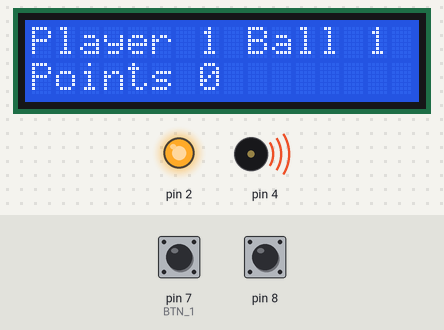
Simulated run of this sketch. Board: Arduino Uno, built with avr-gcc and run on an emulated ATmega328P. On the bench: 16×2 character LCD, output pins drawn as LEDs (lit = HIGH), buzzer (waves = sounding). The test bench sets the inputs (shaded band); at power-on: pin 7 (BTN_1) HIGH, pin 8 HIGH. What the sketch prints to the serial monitor is not drawn.

Above: at 1.2 s.
1.3 s: pin 7 (BTN_1) pulled LOW for 0.15 s
At 3.3 s:
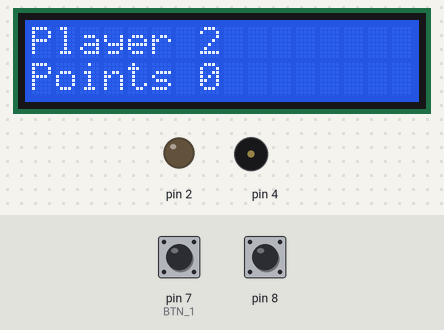
4.4 s: pin 8 pulled LOW for 0.15 s
At 4.8 s:
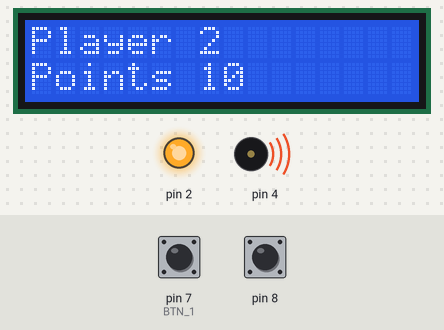
5.1 s: pin 7 (BTN_1) pulled LOW for 1 s
At 7.4 s:
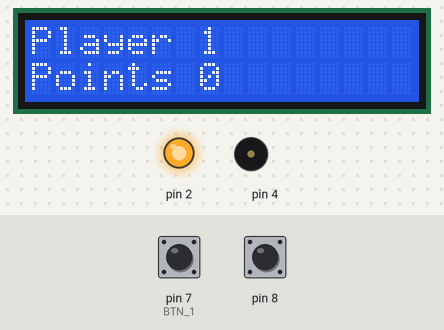
8.3 s: pin 8 pulled LOW for 1 s
At 9.85 s:
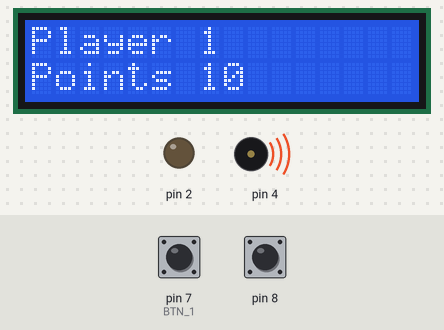
9.9 s: pin 7 (BTN_1) pulled LOW for 3.2 s
At 13.7 s:
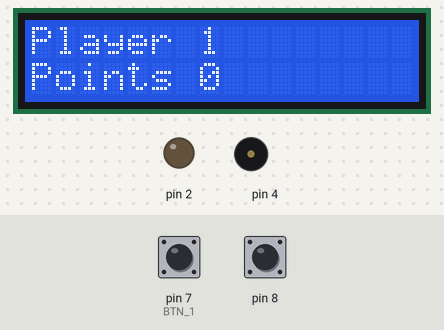
14.6 s: pin 8 pulled LOW for 3.2 s
At 19.1 s:
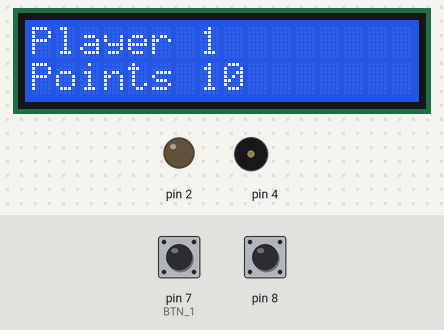
Timing chart, 0 to 19.4 s (numbered marks = the images above; inputs shaded):
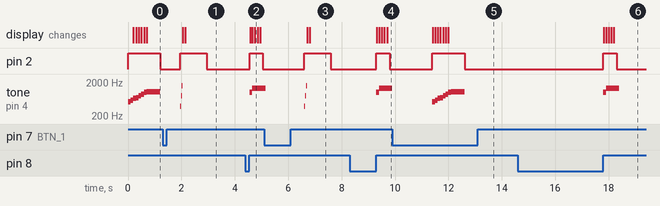

The sketch:

Arduino.ino
```cpp
#include "Led.h"
#include "Button.h"
#include "Buzzer.h"
#include "Bumper.h"
#include <LiquidCrystal_I2C.h>

// Defines
#define BMP_1 8
#define BTN_1 7
#define BUZZ_1 4
#define LED_1 2

struct Player {
    String name;
    int points;
};

struct LcdState {
    bool redraw = false;
    bool displayOn = true;
    int flashCount = 0;
    unsigned long lastFlash;
};

struct Note startMelody[] = { {NOTE_C5, 100}, {NOTE_D5, 100}, {NOTE_E5, 100}, {NOTE_F5, 100}, {NOTE_G5, 100}, {NOTE_A5, 100}, {NOTE_B5, 100}, {NOTE_C6, 500} };
struct Note pointsMelody[] = { {NOTE_E5, 100}, {NOTE_CS5, 100}, {NOTE_A4, 100} };
struct Note coinMelody[] = { {NOTE_B5, 100}, {NOTE_E6, 500} };
struct Note oneUpMelody[] = { {NOTE_E6, 125}, {NOTE_G6, 125}, {NOTE_E7, 125}, {NOTE_C7, 125}, {NOTE_D7, 125}, {NOTE_G7, 125} };
struct Note fireMelody[] = { {NOTE_G4, 35}, {NOTE_G5, 35}, {NOTE_G6, 35} };

const int FlashDelay = 100;
const String Points = "Points X";

// Instantiate Classes
Led led1(LED_1);
Button btn1(BTN_1);
Buzzer buzz1(BUZZ_1);
Bumper bmp1(BMP_1);
LiquidCrystal_I2C lcd(0x27,16,2); // set the LCD address to 0x27 for a 16 chars and 2 line display

Player player1 = { "Player 1", 0 };
Player player2 = { "Player 2", 0 };
bool isPlayer1Turn = true;

LcdState lcdState;

// the setup function runs once when you press reset or power the board
void setup() {

  // Setup serial for logging
  Serial.begin(9600);

  logInfo("App: Start");

  buzz1.playMelody(startMelody, ARRAY_LEN(startMelody));

  led1.flash(1200);

  lcdInit();

  lcdDraw(player1.name + " Ball 1", getPlayerPoints(player1.points));

  lcdState.flashCount = 7;
  lcdState.lastFlash = millis();

}

// the loop function runs over and over again forever
void loop() {

  // Update routines
  led1.update();
  btn1.update();
  buzz1.update();
  bmp1.update();
  lcdUpdate();

  if(bmp1.getWasShortHit()){
    logInfo("WasShortHit");
    led1.flashShort();
    buzz1.playMelody(coinMelody, ARRAY_LEN(coinMelody));

    lcdState.flashCount = 4;
    lcdState.lastFlash = millis();

    lcdState.redraw = true;
    if(isPlayer1Turn == true){
      player1.points = player1.points + 10;
    } else {
      player2.points = player2.points + 10;
    }
  }

  if(btn1.getWasShortPressed()){
    logInfo("WasShortPressed");
    led1.flashLong();
    buzz1.playMelody(fireMelody, ARRAY_LEN(fireMelody));

    lcdState.flashCount = 2;
    lcdState.lastFlash = millis();

    lcdState.redraw = true;
    isPlayer1Turn = !isPlayer1Turn;
  }

  if(btn1.getIsLongPressing()){
    logInfo("IsLongPressing");
    led1.flash(1200);
    buzz1.playMelody(startMelody, ARRAY_LEN(startMelody));

    lcdState.flashCount = 7;
    lcdState.lastFlash = millis();

    lcdState.redraw = true;
    if(isPlayer1Turn == true){
      player1.points = 0;
    } else {
      player2.points = 0;
    }
  }

}

// Logging functions for ease
void logInfo(String message){
  // New line
  Serial.println(message);
}

void lcdUpdate() {

  // Now to ensure all time the same
  unsigned long now =  millis();

  if(lcdState.flashCount > 0 && ((now - lcdState.lastFlash) >= FlashDelay)){
    if(lcdState.displayOn == true){
      lcd.noDisplay();
      lcdState.displayOn = false;
    } else {
      lcd.display();
      lcdState.displayOn = true;
    }
    lcdState.lastFlash = now;
    lcdState.flashCount--;
  } else if(lcdState.flashCount <= 0){
    lcd.display();
    lcdState.flashCount = 0;
    lcdState.displayOn = true;
  }

  if(lcdState.redraw == true){
    lcdClear();
    if(isPlayer1Turn == true){
      lcdDraw(player1.name, getPlayerPoints(player1.points));
    } else {
      lcdDraw(player2.name, getPlayerPoints(player2.points));
    }
    lcdState.redraw = false;
  }
}

void lcdInit(){
  // initialize the lcd
  lcd.init();
  lcd.backlight();
}

void lcdClear(){
  lcd.clear();
}

void lcdDraw(String line1, String line2){
  lcd.setCursor(0,0);
  lcd.print(line1);
  lcd.setCursor(0,1);
  lcd.print(line2);
}

String getPlayerPoints(int points){
  String x = Points;
  x.replace("X", (String)points);
  return x;
}
```

Button.cpp
```cpp
#include "Button.h"

// Button Constants
const int LONG_PRESS_TIME = 1500;
const int DBL_PRESS_TIME = 500;
const int DEBOUNCE_DELAY = 1000;

// Constructor
Button::Button(byte pin) {
  this->_pin = pin;
  this->_lastState = HIGH;
  this->_lastDblPressed = millis();
  _init();
}

// Initialize
void Button::_init() {
  pinMode(_pin, INPUT_PULLUP);
  update();
}

// Update and set event flags
void Button::update() {

  // Now to ensure all time the same
  unsigned long now =  millis();

  // Reset all event flags
  _wasShortPressed = false;
  _wasLongPressed = false;
  _wasDblPressed = false;
  _isLongPressing = false;

  // Update the pin status => current state
  int currentState = digitalRead(_pin);

  // Handle button change states
  if(_lastState == HIGH && currentState == LOW){
    // Button is pressed

    // Pressed time for Long press and dbl press
    unsigned long currentPressedTime = now;

    // Update the last pressed time
    _lastPressTime = currentPressedTime;

    // ?
    _singlePressDetected = false;

  } else if(_lastState == LOW && currentState == HIGH) {
    // button is released

    // Released time for longPress
    unsigned long currentReleasedTime = now;

    // Check which type or press/release it is
    if (currentReleasedTime - _lastPressTime >= LONG_PRESS_TIME){
      // Was Long pressed
      _wasLongPressed = true;

      // ?
      _singlePressDetected = false;
    } else {
      // Was Short pressed and debounced

      // Check if dbl pressed
      if (_lastReleasedTime != 0 && currentReleasedTime - _lastReleasedTime < DBL_PRESS_TIME && _debounced(_lastDblPressed)) {
        // Dbl Pressed
        _wasDblPressed = true;
        _singlePressDetected = false;
        _lastReleasedTime = 0;
        _lastDblPressed = now;
      } else {
        // Could be single pressed
        _singlePressDetected = true;
      }
    }

    // Update last released state
    _lastReleasedTime = currentReleasedTime;

  }

  // Checck for state change
  if(currentState != _lastState){
    // State changed, longPressing avaible again
    _longPressReset = true;
  }

  // Check if not dbl press, set single //check if 500ms have passed with no second button press
  if (_singlePressDetected == true && _wasDblPressed == false && _wasLongPressed == false && _lastReleasedTime != 0 && (now - _lastReleasedTime >= DBL_PRESS_TIME)  && _debounced(_lastDblPressed)) {
    // Single press
    _wasShortPressed = true;
    _singlePressDetected = false;
  }

  // Check for long presssing
  if(currentState == LOW) {
    // Pressing
    long pressDuration = now - _lastPressTime;

    // Check if pressDuration is long, and Reset flag true
    if( pressDuration > LONG_PRESS_TIME && _longPressReset == true ) {
      // Long Pressing
        _isLongPressing = true;

        // Reset flag flase until state changed again
        _longPressReset = false;
    }
  }

  // Save the currentstate as the last state for next update
  _lastState = currentState;
}

bool Button::getIsPressing() {
  return (_lastState == LOW);
}

bool Button::getWasShortPressed() {
  return _wasShortPressed;
}

bool Button::getWasDblPressed(){
  return _wasDblPressed;
}

bool Button::getWasLongPressed() {
  return _wasLongPressed;
}

bool Button::getIsLongPressing() {
  return _isLongPressing;
}

bool Button::_debounced(unsigned long time){
  return ((millis() - time) > DEBOUNCE_DELAY);
}
```

Button.h
```cpp
#ifndef MY_BUTTON_H
#define MY_BUTTON_H

#include <Arduino.h>

class Button {

  private:
    byte _pin;
    int _lastState = HIGH;
    unsigned long _lastPressTime = 0;
    unsigned long _lastReleasedTime = 0;
    unsigned long _lastDblPressed;
    bool _singlePressDetected = false;
    bool _longPressReset = true;
    bool _wasShortPressed = false;
    bool _wasDblPressed = false;
    bool _wasLongPressed = false;
    bool _isLongPressing = false;
    void _init();
    bool _debounced(unsigned long time);

  public:
    Button(byte pin);
    void update();
    bool getIsPressing();
    bool getWasShortPressed();
    bool getWasDblPressed();
    bool getWasLongPressed();
    bool getIsLongPressing();
};

#endif
```

Buzzer.cpp
```cpp
#include "Buzzer.h"

// Constructor
Buzzer::Buzzer(byte pin) {
  this->_pin = pin;
}

// Initialize the Buzzer
void Buzzer::_init() {
  // Ensure it is off
  noTone(_pin);
}

// Turn Off
void Buzzer::off() {
  // Turn off tone
  noTone(_pin);
}

// Play Tone
void Buzzer::playNote(int frequency, int duration = 0) {

  off();

  if(duration == 0){
    // Play until off
    tone(_pin, frequency);
  } else {
    // Play for duration built in async
    tone(_pin, frequency, duration);
  }

}

void Buzzer::playMelodySync(struct Note notes[], int size) {

  // Ensure its off and defaults
  off();
  _index = -1;
  _size = 0;

  // Loop
  for (int i = 0; i < size; i++) {

    // Get the current itterations note
    int frequency = notes[i].frequency;
    int duration = notes[i].duration;

    if(frequency != 0){
      // Play note
      playNote(frequency, duration);
      // Pause for duration
      delay(duration);
    } else {
      delay(duration);
    }
  }
}

void Buzzer::playMelody(struct Note notes[], int size){

  // Array length
  _size = size;
  _startMillis = millis();
  _index = 0;
  _notes = notes;
  off();

  // First note
  int frequency = notes[_index].frequency;
  int duration = notes[_index].duration;

  playNote(frequency, duration);

}

// Update Routine
void Buzzer::update(){

  // Check if Playing
  if(_index >= 0 && _index < _size){
    // Playing Melody

    // Get current Time
    unsigned long now = millis();

    int duration = _notes[_index].duration;

    if(now - _startMillis >= duration){
      // Time to change

      int nextFrequency = 0;
      _index++;

      // index of next note to play
      if(_index < _size){
        nextFrequency = _notes[_index].frequency;
        duration = _notes[_index].duration;
      }

       // Prepare for next
      _startMillis = now;

      if(nextFrequency == 0){
        off();
      } else {
        playNote(nextFrequency, duration);
      }
    }
  }


}
```

Buzzer.h
```cpp
#ifndef MY_BUZZER_H
#define MY_BUZZER_H

#include <Arduino.h>
#include "Pitches.h"

#define ARRAY_LEN(array) (sizeof(array)/sizeof(array[0]))

struct Note {
    int frequency;
    int duration;
};


class Buzzer {

  private:
    byte _pin;
    unsigned long _startMillis;
    int _index = -1;
    int _size = 0;
    void _init();
    struct Note *_notes;

  public:
    // Constructor Method
    Buzzer(byte pin);
    // Update Routine
    void update();

    // Turn on
    void playNote(int frequency, int duration = 0);
    // Turn off
    void off();

    void playMelodySync(Note notes[], int size);
    void playMelody(Note notes[], int size);

};

#endif
```

Constants.h
```cpp
const int ONE_SECOND = 1000;
const int ONE_HALF_SECOND = 500;
```

Led.cpp
```cpp
#include "Led.h"

// Constructor
Led::Led(byte pin) {
  this->_pin = pin;
  this->_state = LOW;
  this->_isLongFlash = false;
  this->_isShortFlash = false;
  this->_isCustom = false;
  this->_isSteady = false;
  this->_isBlink = false;
  _init();
}

// Initialize the LED
void Led::_init() {
  // Setup Pin for output to drive LED
  pinMode(_pin, OUTPUT);
  // Ensure it is off
  off();
}

// Turn LED On
void Led::_on() {
  // Set the state
  _state = HIGH;
  // Write state to pin
  _writeState();
}

// Turn LED On
void Led::_off() {
  // Set the state
  _state = LOW;
  // Write state to pin
  _writeState();
}

// Turn LED On
void Led::on() {
  _isSteady = true;
  _on();
}

// Turn LED Off
void Led::off() {
  _isShortFlash = false;
  _isLongFlash = false;
  _isSteady = false;
  _isBlink = false;
  _isBlinkFast = false;
  _isCustom = false;
  _off();
}

// Write the state to the Pin
void Led::_writeState() {
  digitalWrite(_pin, _state);
}

// Blink with delay
void Led::flashShortSync() {
   _on();
   delay(ONE_HALF_SECOND);
   _off();
}

// Blick without delay
void Led::flashShort() {
  _isShortFlash = true;
  _isLongFlash = false;
  _isSteady = false;
  _isBlink = false;
  _isCustom = false;
  _isBlinkFast = false;
  _on();

   // Store the time it was turned of
   _onMillis = millis();
}

// Blink with delay
void Led::flashLongSync() {
   _on();
   delay(ONE_SECOND);
   _off();
}

// Blick without delay
void Led::flashLong() {
  _isShortFlash = false;
  _isLongFlash = true;
  _isSteady = false;
  _isBlink = false;
  _isCustom = false;
  _isBlinkFast = false;
   _on();

   // Store the time it was turned of
   _onMillis = millis();
}

void Led::flash(int ms) {
  _custom = ms;
   // Store the time it was turned of
   _onMillis = millis();
   _isShortFlash = false;
  _isLongFlash = false;
  _isSteady = false;
  _isBlink = false;
  _isCustom = true;
  _isBlinkFast = false;

  _on();
}

void Led::blink() {
   // Store the time it was turned of
   _onMillis = millis();
   _isShortFlash = false;
  _isLongFlash = false;
  _isSteady = false;
  _isBlink = true;
  _isCustom = false;
  _isBlinkFast = false;

  _on();
}

void Led::blinkFast() {
   // Store the time it was turned of
   _onMillis = millis();
   _isShortFlash = false;
  _isLongFlash = false;
  _isSteady = false;
  _isBlink = false;
  _isBlinkFast = true;
  _isCustom = false;

  _on();
}

// Get the state of the LED as bool
bool Led::isOn() {
  return (_state == HIGH);
}

// Update the LED
void Led::update(){

  // Get current Time
  unsigned long now = millis();

  if(_isShortFlash){
    // If longer than Blink time, turn off
    if (now - _onMillis >= ONE_HALF_SECOND) {
      off();
      _isShortFlash = false;
    }
  } else if(_isLongFlash) {
    // If longer than Blink time, turn off
    if (now - _onMillis >= ONE_SECOND) {
      off();
      _isLongFlash = false;
    }
  } else if(_isBlink) {
    // If longer than Blink time, turn off
    if (now - _onMillis >= ONE_SECOND) {
      _onMillis = now;
      if(isOn() == true){
        _off();
      } else {
        _on();
      }
    }
  } else if(_isBlinkFast) {
    // If longer than BlinkFast time, turn off
    if (now - _onMillis >= ONE_HALF_SECOND) {
      _onMillis = now;
      if(isOn() == true){
        _off();
      } else {
        _on();
      }
    }
  } else if(_isCustom) {
    // If longer than Blink time, turn off
    if (now - _onMillis >= _custom) {
      _off();
      _isCustom = false;
    }
  }

}
```

Led.h
```cpp
#ifndef MY_LED_H
#define MY_LED_H

#include <Arduino.h>
#include "Constants.h"

class Led {

  private:
    byte _pin;
    byte _state;
    bool _isShortFlash;
    bool _isLongFlash;
    bool _isSteady;
    bool _isBlink;
    bool _isBlinkFast;
    bool _isCustom;
    int _custom;
    unsigned long _onMillis;
    void _init();
    void _writeState();
    void _on();
    void _off();

  public:
    // Constructor Method
    Led(byte pin);
    // Update LED Routine
    void update();
    // Get the state of the LED
    bool isOn();
    // Turn LED on
    void on();
    // Turn LED off
    void off();

    void flashShort();
    void flashShortSync();
    void flashLong();
    void flashLongSync();
    void flash(int ms);
    void blink();
    void blinkFast();

};

#endif
```

Pitches.h
```cpp
/*************************************************
 * Public Constants
 *************************************************/

#define NOTE_B0  31
#define NOTE_C1  33
#define NOTE_CS1 35
#define NOTE_D1  37
#define NOTE_DS1 39
#define NOTE_E1  41
#define NOTE_F1  44
#define NOTE_FS1 46
#define NOTE_G1  49
#define NOTE_GS1 52
#define NOTE_A1  55
#define NOTE_AS1 58
#define NOTE_B1  62
#define NOTE_C2  65
#define NOTE_CS2 69
#define NOTE_D2  73
#define NOTE_DS2 78
#define NOTE_E2  82
#define NOTE_F2  87
#define NOTE_FS2 93
#define NOTE_G2  98
#define NOTE_GS2 104
#define NOTE_A2  110
#define NOTE_AS2 117
#define NOTE_B2  123
#define NOTE_C3  131
#define NOTE_CS3 139
#define NOTE_D3  147
#define NOTE_DS3 156
#define NOTE_E3  165
#define NOTE_F3  175
#define NOTE_FS3 185
#define NOTE_G3  196
#define NOTE_GS3 208
#define NOTE_A3  220
#define NOTE_AS3 233
#define NOTE_B3  247
#define NOTE_C4  262
#define NOTE_CS4 277
#define NOTE_D4  294
#define NOTE_DS4 311
#define NOTE_E4  330
#define NOTE_F4  349
#define NOTE_FS4 370
#define NOTE_G4  392
#define NOTE_GS4 415
#define NOTE_A4  440
#define NOTE_AS4 466
#define NOTE_B4  494
#define NOTE_C5  523
#define NOTE_CS5 554
#define NOTE_D5  587
#define NOTE_DS5 622
#define NOTE_E5  659
#define NOTE_F5  698
#define NOTE_FS5 740
#define NOTE_G5  784
#define NOTE_GS5 831
#define NOTE_A5  880
#define NOTE_AS5 932
#define NOTE_B5  988
#define NOTE_C6  1047
#define NOTE_CS6 1109
#define NOTE_D6  1175
#define NOTE_DS6 1245
#define NOTE_E6  1319
#define NOTE_F6  1397
#define NOTE_FS6 1480
#define NOTE_G6  1568
#define NOTE_GS6 1661
#define NOTE_A6  1760
#define NOTE_AS6 1865
#define NOTE_B6  1976
#define NOTE_C7  2093
#define NOTE_CS7 2217
#define NOTE_D7  2349
#define NOTE_DS7 2489
#define NOTE_E7  2637
#define NOTE_F7  2794
#define NOTE_FS7 2960
#define NOTE_G7  3136
#define NOTE_GS7 3322
#define NOTE_A7  3520
#define NOTE_AS7 3729
#define NOTE_B7  3951
#define NOTE_C8  4186
#define NOTE_CS8 4435
#define NOTE_D8  4699
#define NOTE_DS8 4978
```

bumper.cpp
```cpp
#include "Bumper.h"

// Bumper Constants
const int BUMPER_DEBOUNCE_DELAY = 1000;

// Constructor
Bumper::Bumper(byte pin) {
  this->_pin = pin;
  this->_lastState = HIGH;
  _init();
}

// Initialize
void Bumper::_init() {
  pinMode(_pin, INPUT_PULLUP);
  update();
}

// Update and set event flags
void Bumper::update() {

  // Now to ensure all time the same
  unsigned long now =  millis();

  // Reset all event flags
  _wasShortHit = false;

  // Update the pin status => current state
  int currentState = digitalRead(_pin);

  // Handle change states
  if(_lastState == HIGH && currentState == LOW){
    // Bumper is hit

  } else if(_lastState == LOW && currentState == HIGH) {
    // Bumper is released

    // Raise event flag
    _wasShortHit = true;
  }

  // Save the currentstate as the last state for next update
  _lastState = currentState;
}

bool Bumper::getWasShortHit() {
  return _wasShortHit;
}

bool Bumper::_debounced(unsigned long time){
  return ((millis() - time) > BUMPER_DEBOUNCE_DELAY);
}
```

bumper.h
```cpp
#ifndef MY_BUMPER_H
#define MY_BUMPER_H

#include <Arduino.h>

class Bumper {

  private:
    byte _pin;
    int _lastState = HIGH;
    bool _wasShortHit = false;
    void _init();
    bool _debounced(unsigned long time);

  public:
    Bumper(byte pin);
    void update();
    bool getWasShortHit();
};

#endif
```

Measured:
- after the input at 1.3 s, pin 2: LOW → HIGH after 0.65 s, → LOW 1.0 s later; tone on pin 4: silent → 392 Hz after 0.65 s, → 784 Hz 0.03 s later, → 1568 Hz 0.03 s later, → silent 0.03 s later; the display: first changes after 0.76 s (image 1 shows a later state)
- after the input at 4.4 s, pin 2: LOW → HIGH after 0.15 s, → LOW 0.50 s later; tone on pin 4: silent → 988 Hz after 0.15 s, → 1319 Hz 0.10 s later; the display: changes after 0.17 s (image 2)
- after the input at 5.1 s, pin 2: LOW → HIGH after 1.5 s, → LOW 1.0 s later; the display: first changes after 1.6 s (image 3 shows a later state)
- after the input at 8.3 s, pin 2: LOW → HIGH after 1.0 s, → LOW 0.50 s later; tone on pin 4: silent → 988 Hz after 1.0 s, → 1319 Hz 0.10 s later; the display: changes after 1.0 s (image 4)
- after the input at 9.9 s, pin 2: LOW → HIGH after 1.5 s, → LOW 1.2 s later; the display: changes after 1.5 s (image 5)
- after the input at 14.6 s, pin 2: LOW → HIGH after 3.2 s, → LOW 0.50 s later; tone on pin 4: silent → 988 Hz after 3.2 s, → 1319 Hz 0.10 s later, → silent 0.50 s later; the display: changes after 3.2 s (image 6)
- by itself, tone on pin 4: plays 523 Hz for 0.10 s, 587 Hz for 0.10 s, 659 Hz for 0.10 s, 698 Hz for 0.10 s, 784 Hz for 0.10 s, 880 Hz for 0.10 s … (8 notes in this stretch)
